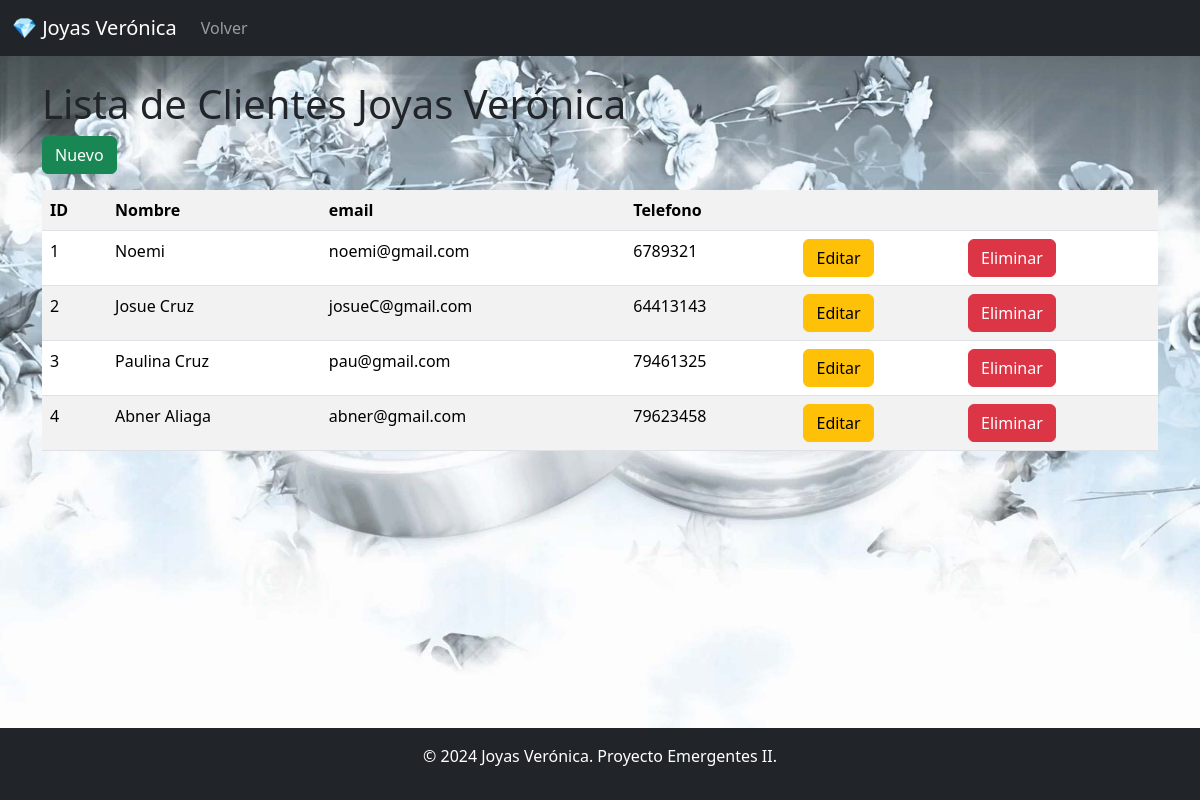
Page /clientes/ on the earlier database version.
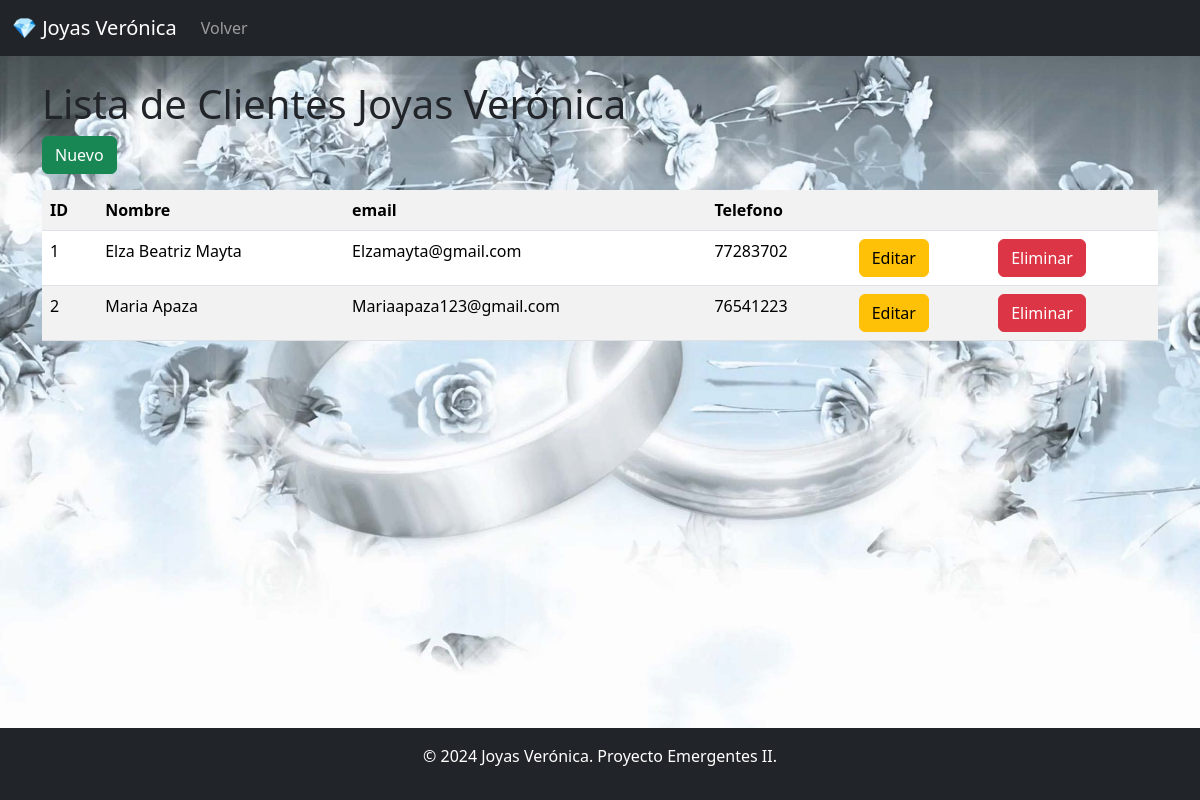
Same page on the later database version.
### models/cliente_model.py (models this page shows, shortened)
class Cliente(db.Model):
    __tablename__ = "clientes"
    id = db.Column(db.Integer, primary_key = True)
    nombre = db.Column(db.String(80), nullable = False)
    email = db.Column(db.String(100), nullable = False)
    telefono = db.Column(db.String(20), nullable = False)
    ventas = db.relationship('Venta', back_populates = 'cliente')
    @staticmethod
    def get_all():
        return Cliente.query.all()

### controllers/cliente_controller.py (the view)
@cliente_bp.route("/")
def index():
    clientes = Cliente.get_all()
    return cliente_views.list(clientes)

### run.py (called while the page is built)
@app.context_processor
def inject_active_path():
    def is_active(path):
        return 'active' if request.path == path else ''
    return dict(is_active=is_active)

@app.context_processor
def inject_role():
    role = session.get("role", None)  # Obtén el rol de la sesión, o None si no existe
    return dict(role=role)

### views/cliente_views.py (called while the page is built)
def list(clientes):
    return render_template('clientes/index.html', clientes = clientes)

### templates/clientes/index.html (shortened to what this page needs)
{% extends  'base.html' %}
{% block content %}
<h1>Lista de Clientes Joyas Verónica</h1>
<a href="{{url_for('cliente.create')}}" class="btn btn-success mb-3">Nuevo</a>
<table class="table table-striped">
    <tr>
        <th>ID</th>
        <th>Nombre</th>
        <th>email</th>
        <th>Telefono</th>
        <th></th>
        <th></th>
    </tr>
    {% for item in clientes %}
    <tr>
        <td>{{item.id}}</td>
        <td>{{item.nombre}}</td>
        <td>{{item.email}}</td>
        <td>{{item.telefono}}</td>
        <td>
            <a href="{{url_for('cliente.edit', id=item.id)}}" class="btn btn-warning">Editar</a>
        </td>
        <td>
            <a href="{{url_for('cliente.delete', id=item.id)}}" class="btn btn-danger">Eliminar</a>
        </td>
    </tr>
    {% endfor %}
</table>
{% endblock %}

Differences in the rows shown:
removed Cliente: id "3", nombre "Paulina Cruz", email "pau@gmail.com", telefono "79461325"
removed Cliente: id "4", nombre "Abner Aliaga", email "abner@gmail.com", telefono "79623458"
changed Cliente id 1: nombre "Noemi" → "Elza Beatriz Mayta"; email "noemi@gmail.com" → "Elzamayta@gmail.com"; telefono "6789321" → "77283702"
changed Cliente id 2: nombre "Josue Cruz" → "Maria Apaza"; email "josueC@gmail.com" → "Mariaapaza123@gmail.com"; telefono "64413143" → "76541223"
